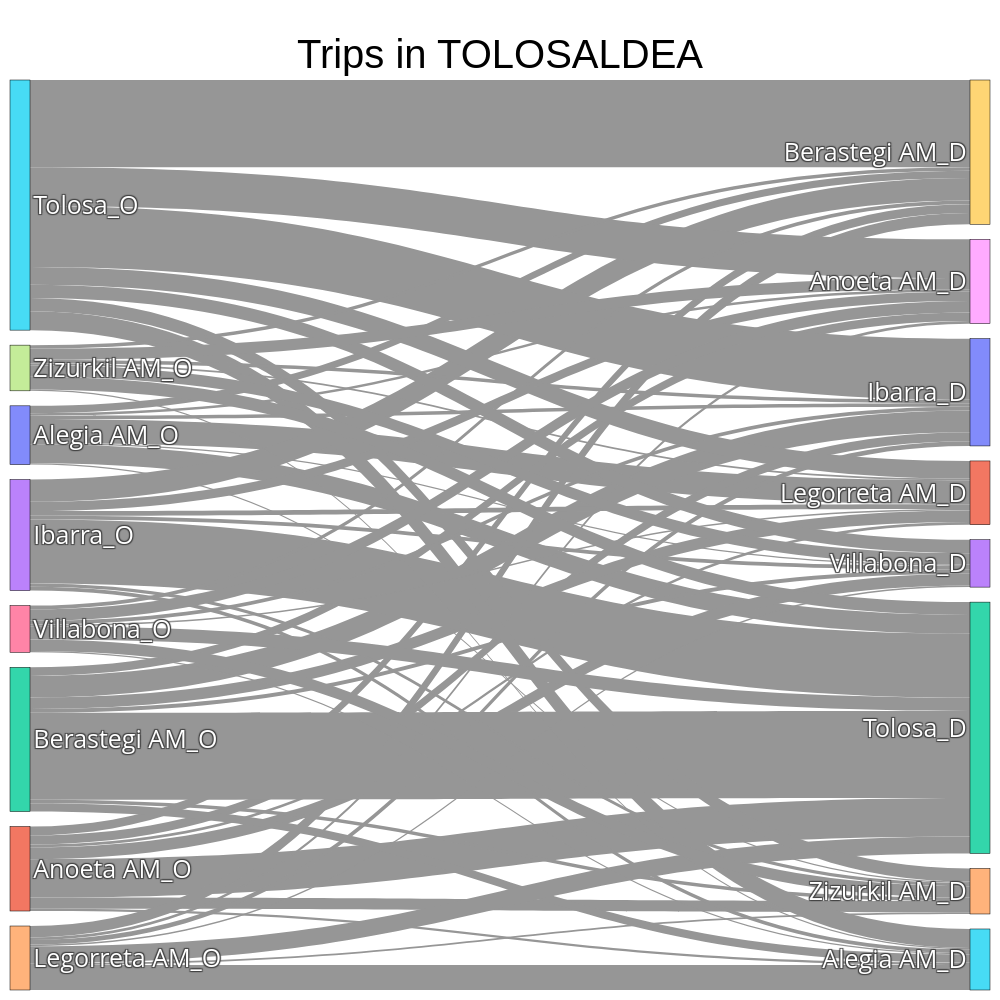

The notebook cell this image was saved under:
### Code cell
def generate_sankey_chart(csv_file, title="Trips in GIPUZKOA"):
    """Generates a Sankey chart from a CSV file with an optional title"""
    try:
        df = pd.read_csv(csv_file)

        # 👇 FILTER OUT same-prefix flows
        def get_prefix(name):
            return name.split('_')[0] if isinstance(name, str) and '_' in name else name

        if 'name_origen' in df.columns:
            df = df[
                df.apply(
                    lambda row: get_prefix(row['name_origen']) != get_prefix(row['name_destino']),
                    axis=1
                )
            ]

        if 'name_origen' in df.columns:
            # Create node labels
            labels = list(pd.unique(df[['name_origen', 'name_destino']].values.ravel('K')))
            
            # Map nodes to indices
            source_indices = [labels.index(src) for src in df['name_origen']]
            target_indices = [labels.index(dst) for dst in df['name_destino']]
        else:
            # Create node labels
            labels = list(pd.unique(df[['COMARCA_origen', 'COMARCA_destino']].values.ravel('K')))
            
            # Map nodes to indices
            source_indices = [labels.index(src) for src in df['COMARCA_origen']]
            target_indices = [labels.index(dst) for dst in df['COMARCA_destino']]

        # Assign all source nodes to x = 0.1 and destination nodes to x = 0.6
        x_positions = []
        for label in labels:
            if label in df['name_origen'].values:
                x_positions.append(0.1)
            elif label in df['name_destino'].values:
                x_positions.append(0.6)
            else:
                x_positions.append(0.3)  # default center if unclear
        
        # Create Sankey diagram
        fig = go.Figure(go.Sankey(
            node=dict(
                pad=15,
                thickness=20,
                line=dict(color="black", width=0.5),
                label=labels,
                x=x_positions
            ),
            link=dict(
                source=source_indices,
                target=target_indices,
                value=df['viajes'],
                color='rgba(150,150,150,1)'
            )
        ))

        # Set the title for the Sankey chart
        fig.update_layout(
            width=1000,
            height=1000,
            title=dict(
                text=title,
                x=0.5,  # Center title horizontally
                # y=1.2,  # Move title higher above the graph
                font=dict(size=40, color="black", family="Arial"),
                xanchor="center",
                yanchor="top"
            ),
            font=dict(color="white", size=25),  # Adjust text color for readability
            hoverlabel=dict(font=dict(color="black")),  # Keep hover text readable
            paper_bgcolor='rgba(0,0,0,0)',  # Fully transparent background
            plot_bgcolor='rgba(0,0,0,1)',  # Fully transparent plot area
            margin=dict(l=10, r=10, t=80, b=10)  # Reduce margins for better overlay
        )
        
        return fig

    except Exception as e:
        return {"data": [], "layout": {"title": f"Error loading CSV: {str(e)}"}}
    
fig = generate_sankey_chart("C:/Users/iazcarateu/Desktop/CSL@Gipuzkoa/regional_mobility/sankey_graphs/tolosaldea_sankey.csv", "Trips in TOLOSALDEA")
fig.show()

### Figure 1 — Plotly figure (JSON) as saved in the notebook; plotly's stock layout.template omitted (floating-point values rounded to 4 significant figures)
{"data": [{"link": {"color": "rgba(150,150,150,1)", "source": [0, 0, 0, 0, 0, 0, 0, 1, 1, 1, 1, 1, 1, 1, 2, 2, 2, 2, 2, 2, 2, 3, 3, 3, 3, 3, 3, 3, 4, 4, 4, 4, 4, 4, 4, 5, 5, 5, 5, 5, 5, 5, 6, 6, 6, 6, 6, 6, 6, 7, 7, 7, 7, 7, 7, 7], "target": [8, 9, 10, 11, 12, 13, 14, 15, 9, 10, 11, 12, 13, 14, 15, 8, 10, 11, 12, 13, 14, 15, 8, 9, 11, 12, 13, 14, 15, 8, 9, 10, 12, 13, 14, 15, 8, 9, 10, 11, 13, 14, 15, 8, 9, 10, 11, 12, 14, 15, 8, 9, 10, 11, 12, 13], "value": [3846.0, 12230.0, 5642.0, 39290.0, 30800.0, 2206.0, 2343.0, 3711.0, 14370.0, 15160.0, 4565.0, 63050.0, 19410.0, 18260.0, 13660.0, 14010.0, 35390.0, 18820.0, 142800.0, 6209.0, 5598.0, 6162.0, 15190.0, 36520.0, 7507.0, 104900.0, 6349.0, 5366.0, 41040.0, 4303.0, 18640.0, 7498.0, 27850.0, 2697.0, 2909.0, 31070.0, 63490.0, 143000.0, 100200.0, 29000.0, 21990.0, 21520.0, 2195.0, 18910.0, 6172.0, 6414.0, 2628.0, 21730.0, 18700.0, 2235.0, 18640.0, 5695.0, 5670.0, 2822.0, 21040.0, 18840.0]}, "node": {"label": ["Alegia AM_O", "Anoeta AM_O", "Berastegi AM_O", "Ibarra_O", "Legorreta AM_O", "Tolosa_O", "Villabona_O", "Zizurkil AM_O", "Anoeta AM_D", "Berastegi AM_D", "Ibarra_D", "Legorreta AM_D", "Tolosa_D", "Villabona_D", "Zizurkil AM_D", "Alegia AM_D"], "line": {"color": "black", "width": 0.5}, "pad": 15, "thickness": 20, "x": [0.1, 0.1, 0.1, 0.1, 0.1, 0.1, 0.1, 0.1, 0.6, 0.6, 0.6, 0.6, 0.6, 0.6, 0.6, 0.6]}, "type": "sankey"}], "layout": {"font": {"color": "white", "size": 25}, "height": 1000, "hoverlabel": {"font": {"color": "black"}}, "margin": {"b": 10, "l": 10, "r": 10, "t": 80}, "paper_bgcolor": "rgba(0,0,0,0)", "plot_bgcolor": "rgba(0,0,0,1)", "title": {"font": {"color": "black", "family": "Arial", "size": 40}, "text": "Trips in TOLOSALDEA", "x": 0.5, "xanchor": "center", "yanchor": "top"}, "width": 1000}}
